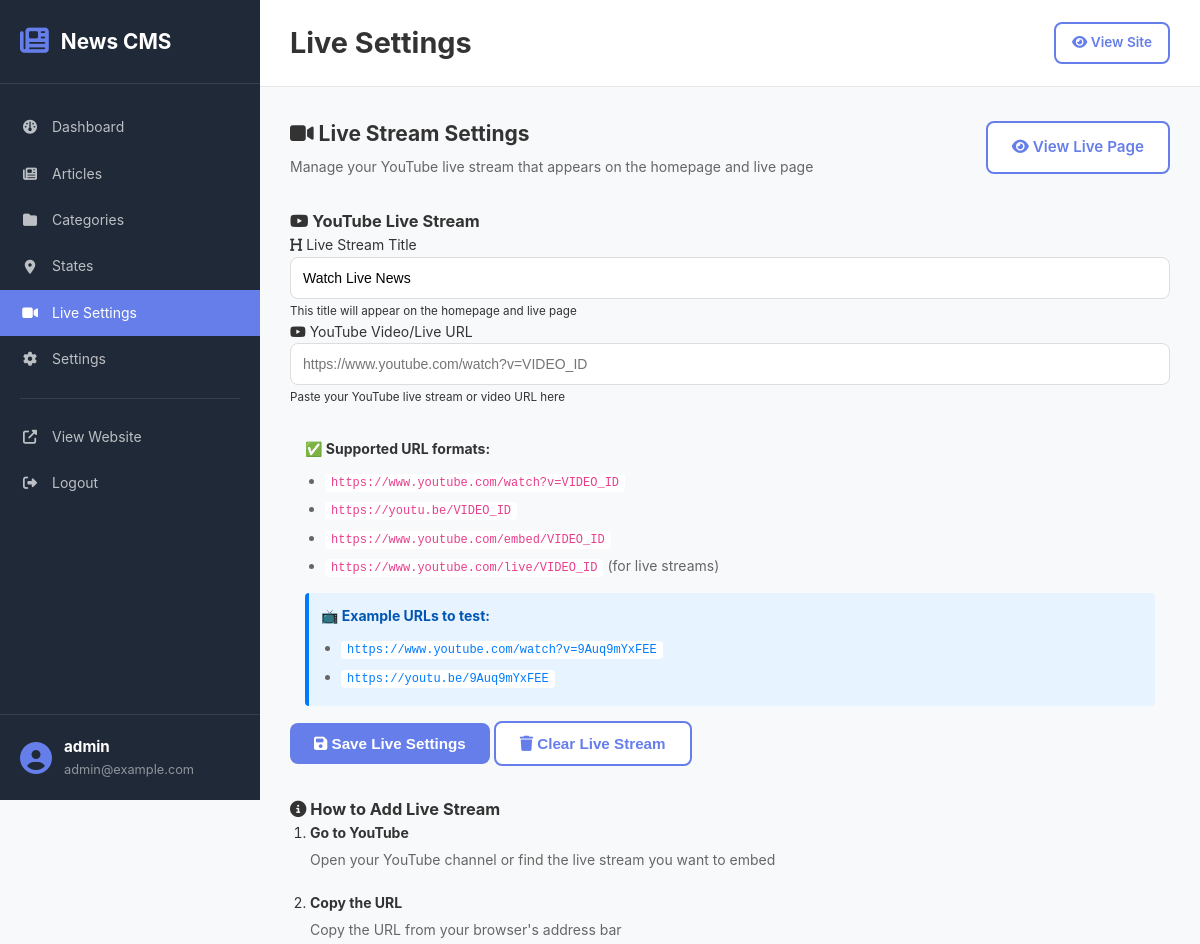
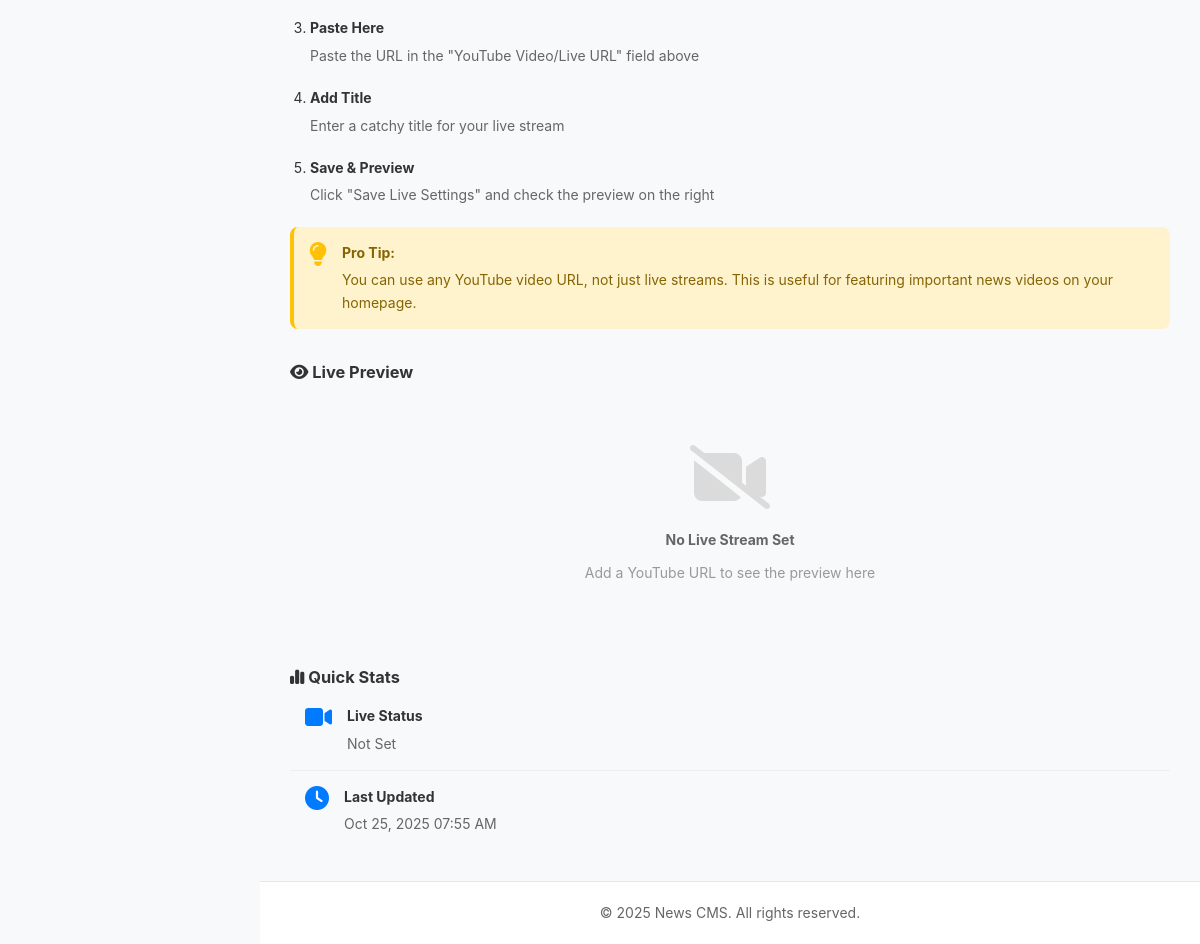
Page /admin/live-settings.php (signed in) on the committed database (2 pictures, top to bottom).
### tables this page shows
CREATE TABLE users (
    id INT PRIMARY KEY AUTO_INCREMENT,
    username VARCHAR(50) UNIQUE NOT NULL,
    password VARCHAR(255) NOT NULL,
    email VARCHAR(100) UNIQUE NOT NULL,
    created_at TIMESTAMP DEFAULT CURRENT_TIMESTAMP
);

CREATE TABLE settings (
    id INT PRIMARY KEY AUTO_INCREMENT,
    site_name VARCHAR(100) DEFAULT 'News Website',
    site_logo VARCHAR(255),
    contact_email VARCHAR(100),
    contact_phone VARCHAR(20),
    live_youtube_url VARCHAR(255),
    live_title VARCHAR(255) DEFAULT 'Watch Live News',
    facebook_url VARCHAR(255),
    instagram_url VARCHAR(255),
    youtube_url VARCHAR(255),
    twitter_url VARCHAR(255),
    snapchat_url VARCHAR(255),
    updated_at TIMESTAMP DEFAULT CURRENT_TIMESTAMP ON UPDATE CURRENT_TIMESTAMP
);

### includes/functions.php (called while the page is built, shortened)
<?php
require_once __DIR__ . '/../config/database.php';
function url($path = '')
{
    if (empty($path)) {
        return BASE_URL . '/';
    }
    return BASE_URL . '/' . ltrim($path, '/');
}
function get_settings()
{
    $sql = "SELECT * FROM settings LIMIT 1";
    $settings = db_fetch_one($sql);
    return $settings;
}
function is_logged_in()
{
    return isset($_SESSION['admin_id']) && !empty($_SESSION['admin_id']);
}
function get_current_admin()
{
    $sql = "SELECT id, username, email FROM users WHERE id = ?";
    return db_fetch_one($sql, [$_SESSION['admin_id']]);
}
?>

### config/database.php (called while the page is built, shortened)
<?php
function db_connect()
{
    try {
        $dsn = "mysql:host=" . DB_HOST . ";dbname=" . DB_NAME . ";charset=utf8mb4";
        $options = [
            PDO::ATTR_ERRMODE => PDO::ERRMODE_EXCEPTION,
            PDO::ATTR_DEFAULT_FETCH_MODE => PDO::FETCH_ASSOC,
            PDO::ATTR_EMULATE_PREPARES => false,
        ];
        $pdo = new PDO($dsn, DB_USER, DB_PASS, $options);
        return $pdo;
    } catch (PDOException $e) {
        die("Database connection failed: " . $e->getMessage());
    }
}
function db_query($sql, $params = [])
{
    $pdo = db_connect();
    $stmt = $pdo->prepare($sql);
    $stmt->execute($params);
    return $stmt;
}
function db_fetch_one($sql, $params = [])
{
    $stmt = db_query($sql, $params);
    return $stmt->fetch();
}
?>

### admin/live-settings.php (the view, shortened to what this page needs)
<?php
$page_title = 'Live Settings';
require_once 'includes/admin_header.php';
$current_video_id = !empty($settings['live_youtube_url']) ? extract_youtube_id($settings['live_youtube_url']) : null;
?>
<div class="page-header">
    <div>
        <h2><i class="fa-solid fa-video"></i> Live Stream Settings</h2>
        <p>Manage your YouTube live stream that appears on the homepage and live page</p>
    </div>
    <div>
        <a href="<?php echo url('live.php'); ?>" target="_blank" class="btn btn-outline">
            <i class="fa-solid fa-eye"></i> View Live Page
        </a>
    </div>
</div>
<div class="live-settings-container">
    <div class="live-form-section">
        <form method="POST" class="live-form">
            <div class="card">
                <div class="card-header">
                    <h3><i class="fa-brands fa-youtube"></i> YouTube Live Stream</h3>
                </div>
                <div class="card-body">
                    <div class="form-group">
                        <label for="live_title">
                            <i class="fa-solid fa-heading"></i> Live Stream Title
                        </label>
                        <input type="text"
                               id="live_title"
                               name="live_title"
                               class="form-control"
                               value="<?php echo htmlspecialchars($settings['live_title']); ?>"
                               placeholder="Watch Live News 24/7">
                        <small>This title will appear on the homepage and live page</small>
                    </div>
                    <div class="form-group">
                        <label for="live_youtube_url">
                            <i class="fa-brands fa-youtube"></i> YouTube Video/Live URL
                        </label>
                        <input type="url"
                               id="live_youtube_url"
                               name="live_youtube_url"
                               class="form-control"
                               value="<?php echo htmlspecialchars($settings['live_youtube_url']); ?>"
                               placeholder="https://www.youtube.com/watch?v=VIDEO_ID">
                        <small>Paste your YouTube live stream or video URL here</small>
                    </div>
                    <div class="url-formats">
                        <strong>✅ Supported URL formats:</strong>
                        <ul>
                            <li><code>https://www.youtube.com/watch?v=VIDEO_ID</code></li>
                            <li><code>https://youtu.be/VIDEO_ID</code></li>
                            <li><code>https://www.youtube.com/embed/VIDEO_ID</code></li>
                            <li><code>https://www.youtube.com/live/VIDEO_ID</code> (for live streams)</li>
                        </ul>
                        <div class="example-box">
                            <strong>📺 Example URLs to test:</strong>
                            <ul>
                                <li><code>https://www.youtube.com/watch?v=9Auq9mYxFEE</code></li>
                                <li><code>https://youtu.be/9Auq9mYxFEE</code></li>
                            </ul>
                        </div>
                    </div>
                    <div class="form-actions">
                        <button type="submit" class="btn btn-primary btn-lg">
                            <i class="fa-solid fa-save"></i> Save Live Settings
                        </button>
                        <button type="button" class="btn btn-outline" onclick="clearLive()">
                            <i class="fa-solid fa-trash"></i> Clear Live Stream
                        </button>
                    </div>
                </div>
            </div>
        </form>
        <div class="card instructions-card">
            <div class="card-header">
                <h3><i class="fa-solid fa-info-circle"></i> How to Add Live Stream</h3>
            </div>
            <div class="card-body">
                <ol class="instructions-list">
                    <li>
                        <strong>Go to YouTube</strong>
                        <p>Open your YouTube channel or find the live stream you want to embed</p>
                    </li>
                    <li>
                        <strong>Copy the URL</strong>
                        <p>Copy the URL from your browser's address bar</p>
                    </li>
                    <li>
                        <strong>Paste Here</strong>
                        <p>Paste the URL in the "YouTube Video/Live URL" field above</p>
                    </li>
                    <li>
                        <strong>Add Title</strong>
                        <p>Enter a catchy title for your live stream</p>
                    </li>
                    <li>
                        <strong>Save & Preview</strong>
                        <p>Click "Save Live Settings" and check the preview on the right</p>
                    </li>
                </ol>
                <div class="tip-box">
                    <i class="fa-solid fa-lightbulb"></i>
                    <div>
                        <strong>Pro Tip:</strong>
                        <p>You can use any YouTube video URL, not just live streams. This is useful for featuring important news videos on your homepage.</p>
                    </div>
                </div>
            </div>
        </div>
    </div>
    <div class="live-preview-section">
        <div class="card preview-card">
            <div class="card-header">
                <h3><i class="fa-solid fa-eye"></i> Live Preview</h3>
            </div>
            <div class="card-body">
                <?php if ($current_video_id): ?>
                    <div class="video-preview">
                        <iframe width="100%" height="315"
                            src="https://www.youtube.com/embed/<?php echo $current_video_id; ?>"
                            frameborder="0"
                            allow="accelerometer; autoplay; clipboard-write; encrypted-media; gyroscope; picture-in-picture"
                            allowfullscreen></iframe>
                    </div>
                    <div class="preview-info">
                        <p><strong>Title:</strong> <?php echo htmlspecialchars($settings['live_title']); ?></p>
                        <p><strong>Video ID:</strong> <code><?php echo $current_video_id; ?></code></p>
                        <p><strong>Status:</strong> <span class="badge badge-success">Active</span></p>
                    </div>
                <?php else: ?>
                    <div class="no-preview">
                        <i class="fa-solid fa-video-slash"></i>
                        <h4>No Live Stream Set</h4>
                        <p>Add a YouTube URL to see the preview here</p>
                    </div>
                <?php endif; ?>
            </div>
        </div>
        <div class="card stats-card">
            <div class="card-header">
                <h3><i class="fa-solid fa-chart-simple"></i> Quick Stats</h3>
            </div>
            <div class="card-body">
                <div class="stat-item">
                    <i class="fa-solid fa-video"></i>
                    <div>
                        <strong>Live Status</strong>
                        <p><?php echo $current_video_id ? 'Active' : 'Not Set'; ?></p>
                    </div>
                </div>
                <div class="stat-item">
                    <i class="fa-solid fa-clock"></i>
                    <div>
                        <strong>Last Updated</strong>
                        <p><?php echo date('M d, Y h:i A', strtotime($settings['updated_at'])); ?></p>
                    </div>
                </div>
            </div>
        </div>
    </div>
</div>
<?php require_once 'includes/admin_footer.php'; ?>

### admin/includes/admin_header.php (shortened to what this page needs)
<?php
require_once __DIR__ . '/../../config/database.php';
require_once __DIR__ . '/../../includes/functions.php';
$current_user = get_current_admin();
$settings = get_settings();
?>
<!DOCTYPE html>
<html lang="en">
<head>
    <link rel="stylesheet" href="https://cdnjs.cloudflare.com/ajax/libs/font-awesome/6.2.0/css/all.css">
    <link rel="stylesheet" href="<?php echo BASE_URL; ?>/assets/css/admin.css">
</head>
<body class="admin-panel">
    <aside class="admin-sidebar">
        <div class="sidebar-header">
            <i class="fa-solid fa-newspaper"></i>
            <h2>News CMS</h2>
        </div>
        <nav class="sidebar-nav">
            <a href="dashboard.php" class="nav-item <?php echo basename($_SERVER['PHP_SELF']) == 'dashboard.php' ? 'active' : ''; ?>">
                <i class="fa-solid fa-dashboard"></i>
                <span>Dashboard</span>
            </a>
            <a href="articles.php" class="nav-item <?php echo basename($_SERVER['PHP_SELF']) == 'articles.php' || basename($_SERVER['PHP_SELF']) == 'article-form.php' ? 'active' : ''; ?>">
                <i class="fa-solid fa-newspaper"></i>
                <span>Articles</span>
            </a>
            <a href="categories.php" class="nav-item <?php echo basename($_SERVER['PHP_SELF']) == 'categories.php' ? 'active' : ''; ?>">
                <i class="fa-solid fa-folder"></i>
                <span>Categories</span>
            </a>
            <a href="states.php" class="nav-item <?php echo basename($_SERVER['PHP_SELF']) == 'states.php' ? 'active' : ''; ?>">
                <i class="fa-solid fa-map-marker-alt"></i>
                <span>States</span>
            </a>
            <a href="live-settings.php" class="nav-item <?php echo basename($_SERVER['PHP_SELF']) == 'live-settings.php' ? 'active' : ''; ?>">
                <i class="fa-solid fa-video"></i>
                <span>Live Settings</span>
            </a>
            <a href="settings.php" class="nav-item <?php echo basename($_SERVER['PHP_SELF']) == 'settings.php' ? 'active' : ''; ?>">
                <i class="fa-solid fa-cog"></i>
                <span>Settings</span>
            </a>
            <div class="nav-divider"></div>
            <a href="<?php echo url(); ?>" target="_blank" class="nav-item">
                <i class="fa-solid fa-external-link-alt"></i>
                <span>View Website</span>
            </a>
            <a href="logout.php" class="nav-item">
                <i class="fa-solid fa-sign-out-alt"></i>
                <span>Logout</span>
            </a>
        </nav>
        <div class="sidebar-footer">
            <div class="user-info">
                <i class="fa-solid fa-user-circle"></i>
                <div>
                    <strong><?php echo htmlspecialchars($current_user['username']); ?></strong>
                    <small><?php echo htmlspecialchars($current_user['email']); ?></small>
                </div>
            </div>
        </div>
    </aside>
    <main class="admin-main">
        <header class="admin-header">
            <div class="header-title">
                <h1><?php echo isset($page_title) ? $page_title : 'Dashboard'; ?></h1>
            </div>
            <div class="header-actions">
                <a href="<?php echo url(); ?>" target="_blank" class="btn btn-sm btn-outline">
                    <i class="fa-solid fa-eye"></i> View Site
                </a>
            </div>
        </header>
        <div class="admin-content">

### assets/css/admin.css (style rules this page uses)
* { margin: 0; padding: 0; box-sizing: border-box; }
:root { --primary: #667eea; --success: #10b981; --warning: #f59e0b; --danger: #ef4444; --info: #3b82f6; --dark: #1f2937; --light: #f3f4f6; --sidebar-width: 260px; }
body { font-family: -apple-system, BlinkMacSystemFont, 'Segoe UI', Roboto, Oxygen, Ubuntu, Cantarell, sans-serif; font-size: 14px; line-height: 1.6; color: #333; background: #f8f9fa; }
.btn { display: inline-block; padding: 12px 24px; border: none; border-radius: 8px; font-size: 0.95rem; font-weight: 600; cursor: pointer; transition: all 0.3s; text-decoration: none; text-align: center; }
.btn-primary { background: var(--primary); color: white; }
.admin-panel { display: flex; min-height: 100vh; }
.admin-sidebar { width: var(--sidebar-width); background: var(--dark); color: white; position: fixed; height: 100vh; overflow-y: auto; z-index: 1000; display: flex; flex-direction: column; }
.sidebar-header { padding: 25px 20px; border-bottom: 1px solid rgba(255,255,255,0.1); display: flex; align-items: center; gap: 12px; }
.sidebar-header i { font-size: 1.8rem; color: var(--primary); }
.sidebar-header h2 { font-size: 1.3rem; font-weight: 700; }
.sidebar-nav { flex: 1; padding: 20px 0; }
.nav-item { display: flex; align-items: center; gap: 12px; padding: 12px 20px; color: rgba(255,255,255,0.7); text-decoration: none; transition: all 0.3s; }
.nav-item.active { background: var(--primary); color: white; }
.nav-item i { width: 20px; text-align: center; }
.nav-divider { height: 1px; background: rgba(255,255,255,0.1); margin: 15px 20px; }
.sidebar-footer { padding: 20px; border-top: 1px solid rgba(255,255,255,0.1); }
.user-info { display: flex; align-items: center; gap: 12px; }
.user-info i { font-size: 2rem; color: var(--primary); }
.user-info strong { display: block; font-size: 0.95rem; }
.user-info small { display: block; font-size: 0.8rem; color: rgba(255,255,255,0.5); }
.admin-main { margin-left: var(--sidebar-width); flex: 1; display: flex; flex-direction: column; min-height: 100vh; }
.admin-header { background: white; padding: 20px 30px; border-bottom: 1px solid #e5e7eb; display: flex; align-items: center; justify-content: space-between; position: sticky; top: 0; z-index: 100; }
.header-title h1 { font-size: 1.8rem; color: #333; }
.header-actions { display: flex; gap: 10px; }
.btn-sm { padding: 8px 16px; font-size: 0.85rem; }
.btn-outline { background: white; border: 2px solid var(--primary); color: var(--primary); }
.admin-content { flex: 1; padding: 30px; }

### rows in the picture
users: username "admin", email "admin@example.com"
settings: live_title "Watch Live News", updated_at "Oct 25, 2025 07:55 AM"

### other values in the picture
$page_title "Live Settings"
